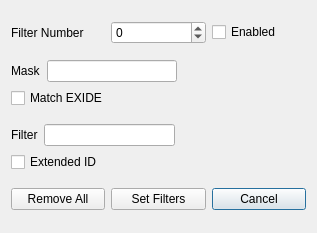
<?xml version="1.0" encoding="UTF-8"?>
<ui version="4.0">
 <class>FilterDialog</class>
 <widget class="QDialog" name="FilterDialog">
  <property name="geometry">
   <rect>
    <x>0</x>
    <y>0</y>
    <width>317</width>
    <height>233</height>
   </rect>
  </property>
  <property name="windowTitle">
   <string>Rx Filter</string>
  </property>
  <layout class="QGridLayout" name="gridLayout_2">
   <item row="2" column="0">
    <layout class="QVBoxLayout" name="verticalLayout_2">
     <item>
      <layout class="QHBoxLayout" name="horizontalLayout_4">
       <item>
        <widget class="QLabel" name="label_2">
         <property name="text">
          <string>Filter</string>
         </property>
        </widget>
       </item>
       <item>
        <widget class="QLineEdit" name="filterEdit">
         <property name="inputMask">
          <string/>
         </property>
        </widget>
       </item>
       <item>
        <spacer name="horizontalSpacer_2">
         <property name="orientation">
          <enum>Qt::Horizontal</enum>
         </property>
         <property name="sizeHint" stdset="0">
          <size>
           <width>50</width>
           <height>20</height>
          </size>
         </property>
        </spacer>
       </item>
      </layout>
     </item>
     <item>
      <widget class="QCheckBox" name="EXIDEcheckBox">
       <property name="text">
        <string>Extended ID</string>
       </property>
      </widget>
     </item>
    </layout>
   </item>
   <item row="3" column="0">
    <layout class="QHBoxLayout" name="horizontalLayout_3">
     <item>
      <widget class="QPushButton" name="removeAllButton">
       <property name="text">
        <string>Remove All</string>
       </property>
      </widget>
     </item>
     <item>
      <widget class="QPushButton" name="addButton">
       <property name="text">
        <string>Set Filters</string>
       </property>
      </widget>
     </item>
     <item>
      <widget class="QPushButton" name="cancelButton">
       <property name="text">
        <string>Cancel</string>
       </property>
       <property name="autoDefault">
        <bool>false</bool>
       </property>
       <property name="default">
        <bool>true</bool>
       </property>
      </widget>
     </item>
    </layout>
   </item>
   <item row="1" column="0">
    <layout class="QVBoxLayout" name="verticalLayout">
     <item>
      <layout class="QHBoxLayout" name="horizontalLayout_5">
       <item>
        <widget class="QLabel" name="label">
         <property name="text">
          <string>Mask</string>
         </property>
        </widget>
       </item>
       <item>
        <widget class="QLineEdit" name="maskEdit">
         <property name="inputMask">
          <string/>
         </property>
         <property name="placeholderText">
          <string/>
         </property>
         <property name="clearButtonEnabled">
          <bool>false</bool>
         </property>
        </widget>
       </item>
       <item>
        <spacer name="horizontalSpacer">
         <property name="orientation">
          <enum>Qt::Horizontal</enum>
         </property>
         <property name="sizeHint" stdset="0">
          <size>
           <width>50</width>
           <height>20</height>
          </size>
         </property>
        </spacer>
       </item>
      </layout>
     </item>
     <item>
      <widget class="QCheckBox" name="MIDEcheckBox">
       <property name="text">
        <string>Match EXIDE</string>
       </property>
      </widget>
     </item>
    </layout>
   </item>
   <item row="0" column="0">
    <layout class="QGridLayout" name="gridLayout">
     <item row="0" column="3">
      <widget class="QCheckBox" name="filterEnabledCheckBox">
       <property name="text">
        <string>Enabled</string>
       </property>
      </widget>
     </item>
     <item row="0" column="1">
      <widget class="QLabel" name="label_3">
       <property name="text">
        <string>Filter Number</string>
       </property>
      </widget>
     </item>
     <item row="0" column="2">
      <widget class="QSpinBox" name="filterNumberSpinBox">
       <property name="wrapping">
        <bool>true</bool>
       </property>
       <property name="maximum">
        <number>31</number>
       </property>
      </widget>
     </item>
    </layout>
   </item>
  </layout>
 </widget>
 <tabstops>
  <tabstop>filterNumberSpinBox</tabstop>
  <tabstop>filterEnabledCheckBox</tabstop>
  <tabstop>maskEdit</tabstop>
  <tabstop>MIDEcheckBox</tabstop>
  <tabstop>filterEdit</tabstop>
  <tabstop>EXIDEcheckBox</tabstop>
  <tabstop>removeAllButton</tabstop>
  <tabstop>addButton</tabstop>
  <tabstop>cancelButton</tabstop>
 </tabstops>
 <resources/>
 <connections>
  <connection>
   <sender>cancelButton</sender>
   <signal>clicked()</signal>
   <receiver>FilterDialog</receiver>
   <slot>reject()</slot>
   <hints>
    <hint type="sourcelabel">
     <x>254</x>
     <y>199</y>
    </hint>
    <hint type="destinationlabel">
     <x>269</x>
     <y>145</y>
    </hint>
   </hints>
  </connection>
  <connection>
   <sender>filterNumberSpinBox</sender>
   <signal>valueChanged(int)</signal>
   <receiver>FilterDialog</receiver>
   <slot>updateDisplay()</slot>
   <hints>
    <hint type="sourcelabel">
     <x>146</x>
     <y>29</y>
    </hint>
    <hint type="destinationlabel">
     <x>254</x>
     <y>84</y>
    </hint>
   </hints>
  </connection>
 </connections>
 <slots>
  <slot>updateDisplay()</slot>
 </slots>
</ui>
